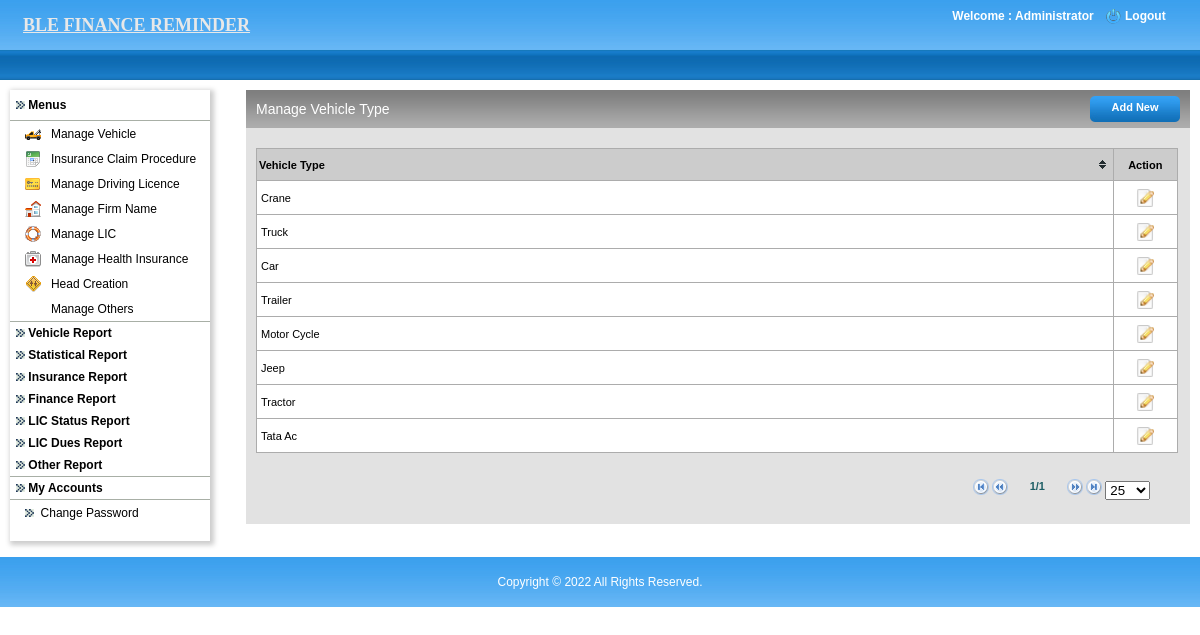
The page /admin/manage_vehicle_type.php (signed in) on the database its author committed.
### tables this page shows
CREATE TABLE IF NOT EXISTS `vehicle_types` (
  `id` bigint(11) NOT NULL AUTO_INCREMENT,
  `vtype` varchar(255) NOT NULL,
  PRIMARY KEY (`id`)
);

### includes/class.dbFunctions.php (called while the page is built, shortened)
<?php
class Dbfunctions extends Pagination
{
public $mysqli;
public function __construct()
{
	$localhost = "localhost";
	$username = "root";
	$password = "";
	$db = "ble_finance_latest";
	$this->mysqli = new mysqli($localhost,$username,$password,$db) or
		die('Oops connection error -> ' . mysqli_connect_error());
}
	function get_session(){
		if(isset($_SESSION['login'])){
			return $_SESSION['login'];
		}
	}
	function getDataFromTable($tblName, $fldName,  $optCondition){
		$defaultVal="";
		if(trim($optCondition) != ""){
			$condition = $optCondition ;
		}else{
			$condition = "";
		}
		$rs = $this->mysqli->query("select " . $fldName . " from " . $tblName . " where " . $condition);
		if( (!($rs)) || (!($rec=$rs->fetch_array(MYSQLI_BOTH)))){
			return $defaultVal;
		}else if(is_null($rec[0])){
			return $defaultVal;
		}else{
			return $rec[0];
		}
	}
	function countRows($tblName,$optCondition=""){
		if(trim($optCondition) != ""){
			$condition = " WHERE " . $optCondition;
		}else{
			$condition = "";
		}
		$sql="SELECT * FROM " . $tblName . $condition;
		$result = $this->mysqli->query($sql);
		if($result){
			$num=$result->num_rows;
			return $num;
		}
	}
	function fetch($tblName,$optCondition="",$optorder="",$optlimit="",$optorderType="ASC"){
		if(trim($optCondition) != ""){
			$condition = " WHERE " . $optCondition;
		}else{
			$condition = "";
		}
		if(trim($optlimit) != ""){
			$limit = " ".$optlimit;
		}else{
			$limit = "";
		}
		if(trim($optorder) != ""){
			$sql = "SELECT * FROM " . $tblName . $condition ." ORDER BY ". $optorder." ".$optorderType. $limit;
		}else{
			$sql = "SELECT * FROM " . $tblName . $condition. $limit;
		}
		$result = $this->mysqli->query($sql);
		while($row =$result->fetch_array(MYSQLI_BOTH)){
			$result_array[] = $row;
		}
		if(count($result_array)>0){
			return $result_array;
		}else{
			$default_val=array();
			return $default_val;
		}
	}
}
?>

### admin/manage_vehicle_type.php (the view, shortened to what this page needs)
<?php
include_once '../includes/class.dbFunctions.php';
$db = new Dbfunctions();
include 'application_top.php';
?>
<link href="css/style.css" rel="stylesheet" type="text/css" />
<body>
<table width="100%" border="0" cellspacing="0" cellpadding="0">
  <tr>
    <td align="center" valign="middle" ><?php include 'header.php'; ?></td>
  </tr>
  <tr>
    <td align="left" valign="top"><table width="100%" border="0" cellspacing="0" cellpadding="0">
      <tr>
        <td width="10">&nbsp;</td>
        <td align="left" valign="top"><table width="100%" border="0" cellspacing="0" cellpadding="0">
          <tr>
            <td height="10" colspan="3" align="left" valign="top"></td>
            </tr>
          <tr>
            <td width="226" align="left" valign="top" height="365"><?php include 'left.php';?></td>
            <td width="10">&nbsp;</td>
            <td align="left" valign="top">
			<table width="100%" border="0" cellspacing="0" cellpadding="0">
              <tr>
                <td align="left" valign="top"><table width="100%" border="0" cellspacing="0" cellpadding="0">
                    <tr>
                      <td width="10" align="left" valign="top"><img src="images/leftbox-bg.jpg" alt="leftboxbg" width="10" height="38" /></td>
                      <td class="midboxbg"><table width="100%" border="0" cellspacing="0" cellpadding="0">
                        <tr>
                          <td width="50%" align="left" valign="middle"><h2>Manage Vehicle Type</h2></td>
                          <td width="50%" align="right" valign="middle"><h2><a href="add_vehicle_type.php" class="linkButton">Add New </a></h2></td>
                        </tr>
                      </table></td>
                      <td width="10" align="right" valign="top"><img src="images/rightbox-bg.jpg" alt="rightboxbg" width="10" height="38" /></td>
                    </tr>
                </table></td>
              </tr>
              <tr>
                <td align="left" valign="top" bgcolor="#e2e2e2" height="320">
				<table width="100%" border="0" cellspacing="0" cellpadding="0">
                  <tr>
                    <td height="5" colspan="3"></td>
                  </tr>
                  <tr>
                    <td height="5" colspan="3"></td>
                    </tr>
                  <tr>
                    <td>&nbsp;</td>
                    <td align="center" valign="top">
					<table height="61" border="1" align="center" cellpadding="0" cellspacing="0" bordercolor="#ACACAC"  class="tablesorter" id="sort_table" width="100%">
                      <thead>
                        <tr>
                          <th height="27" align="left" valign="middle" class="fetch_headers"> Vehicle Type</th>
						  <th colspan="3" align="center" valign="middle" class="fetch_headers">Action</th>
                          </tr>
                      </thead>
                      <tbody>
                        <?php
						 $num=$db->countRows('vehicle_types');
						 foreach($db->fetch('vehicle_types') as $res) {
			             ?>
                        <tr bgcolor="<?=$color;?>"  onmouseover="this.style.backgroundColor='#E6E6E6'" onMouseOut="this.style.backgroundColor=''">
                          <td height="25" align="left" class="fetch_contents"><?php echo $res[vtype]; ?></td>
						   <td width="7%" align="center" bgcolor="<?=$color;?>" class="fetch_contents">
						   <a href="edit_vehicle_type.php?id=<?php echo $res[id];?>"  class="linktext">
						   <img src="images/edit.png" width="18" height="18" title="Edit"></a></td>
                        </tr>
                        <?php } ?>
                      </tbody>
                    </table>					</td>
                    <td>&nbsp;</td>
                  </tr>
                  <tr>
                    <td width="10">&nbsp;</td>
                    <td>&nbsp;</td>
                    <td width="12">&nbsp;</td>
                  </tr>
                  <tr>
                    <td>&nbsp;</td>
                    <td align="right">
					<table width="94%" border="0" cellpadding="0" cellspacing="0" align="center">
                      <tr>
                        <td width="76%" align="center">&nbsp;</td>
                        <td width="24%" >
						<?php if($num > 0) { ?>
						<form>
                          <div id="pager" class="pager" style="text-align:right; padding-top:10px;">
						  <img src="table_sorter/icons/first.png" alt="first" width="16" height="16" class="first"/>
						  <img src="table_sorter/icons/prev.png" alt="prev" width="16" height="16" class="prev"/>
                            <input name="text" type="text" class="pagedisplay trans" size="5" readonly=""/>
                            <img src="table_sorter/icons/next.png" width="16" height="16" class="next"/>
							<img src="table_sorter/icons/last.png" width="16" height="16" class="last"/>
                            <select name="select" class="pagesize">
                              <option selected="selected"  value="25">25</option>
                            </select>
                          </div>
                        </form>
						<?php } ?>
						</td>
                      </tr>
                    </table>
					</td>
                    <td>&nbsp;</td>
                  </tr>
                  <tr>
                    <td>&nbsp;</td>
                    <td>&nbsp;</td>
                    <td>&nbsp;</td>
                  </tr>
                </table>
                  </td>
              </tr>
              <tr>
                <td align="left" valign="top"><table width="100%" border="0" cellspacing="0" cellpadding="0">
                    <tr>
                      <td width="5" align="left" valign="top"><img src="images/bottom-left-box-bg.jpg" alt="bot_left_bg" width="5" height="5" /></td>
                      <td height="5" class="botmidboxbg"></td>
                      <td width="5"><img src="images/bot-right-box-bg.jpg" alt="bot_right" width="5" height="5" /></td>
                    </tr>
                </table></td>
              </tr>
            </table></td>
            </tr>
        </table></td>
        <td width="10">&nbsp;</td>
      </tr>
    </table></td>
  </tr>
  <tr>
    <td>&nbsp;</td>
  </tr>
  <tr>
    <td align="center"><?php include 'footer.php';?></td>
  </tr>
</table>
</body>
</html>

### admin/header.php (shortened to what this page needs)
<table width="100%" border="0" cellpadding="0" cellspacing="0" style="background: url(images/top_bg.jpg) repeat-x;">
  <tr>
    <td width="50%" height="50" align="left" valign="middle" style="padding-left:23px;">
    <a href="admin_home.php" class="style3" style="text-decoraon:none; font-size:18px;">BLE FINANCE REMINDER</a></td>
    <td width="50%" align="right" valign="top" style="padding-right:5px;">
	<?php
	if ($db->get_session())
	{
	$client_name=$db->getDataFromTable('admin', 'admin_name',  "id='$_SESSION[admin_id]'");
	?>
	<table width="250" border="0" cellspacing="0" cellpadding="0">
      <tr>
        <td height="8" colspan="3" align="center" valign="middle" class="logouttext"></td>
        </tr>
      <tr>
        <td width="156" align="center" valign="middle" class="logouttext">Welcome : <?php echo $client_name; ?> </td>
        <td width="24" align="center" valign="middle"><a href="logout.php"><img src="images/logout-icon.png" alt="logout_icon" width="15" height="15" border="0"/></a></td>
        <td width="70" align="left" valign="middle"><a href="logout.php" class="logouttext">Logout</a></td>
      </tr>
      <tr>
        <td height="10" colspan="3"></td>
      </tr>
      <tr>
        <td colspan="3" align="left" valign="top">&nbsp;</td>
      </tr>
    </table>
	<?php
	}
	?>	</td>
  </tr>
  <tr>
    <td colspan="2" align="left" valign="middle" class="greenborder" >&nbsp;</td>
  </tr>
</table>

### admin/css/stylesheet.css (style rules this page uses)
body { padding:0; margin:0; color:#555555; font:normal 12px/16px Arial, Helvetica, sans-serif; }
a img { border:none; }
.logouttext { font-family:Arial, Helvetica, sans-serif; font-size:12px; font-weight:bold; color:#ffffff; text-decoration:none; }
.fetch_headers { font-family:Arial, Helvetica, sans-serif; font-size: 12px; font-weight: bold; color:#ffffff; border-bottom:solid 1px #ACACAC; white-space:nowrap; padding-left:5px; background-color:#97D0FC; }
.fetch_contents { font-family:Arial, Helvetica, sans-serif; font-size: 12px; font-weight: normal; color:#000000; padding-left:5px; }
.linktext { font-family:Arial, Helvetica, sans-serif; font-size:12px; color:#4B7E7C; font-weight:bold; }
.trans { border:transparent; background:transparent; font-weight:bold; font-size:11px; text-align:center; margin-bottom:10px; vertical-align:top; color:#1D5E65; }
.linkButton { background:url(../images/btn.jpg) no-repeat; display:block; height:26px; width:90px; font-size: 11px; font-weight:bold; font-family:Arial; color:#ffffff; text-decoration:none; text-align:center; line-height:23px; cursor:pointer; }
.greenborder { background:url(../images/gr-bg.jpg) repeat-x; height:30px; }

### admin/tabcss/style.css (style rules this page uses)
body { margin-left: 0px; margin-top: 0px; margin-right: 0px; margin-bottom: 0px; }

### admin/tabcss/demos.css (style rules this page uses)
body { font-size: 12px; }
table { font-size: 1em; }
body { font-family: "Arial"; }

### admin/table_sorter/themes/blue/style.css (style rules this page uses)
table.tablesorter { font-family:arial; background-color: #CDCDCD; margin-top:10px; font-size: 12px; width:100%; border-collapse:collapse; text-align: left; }
table.tablesorter thead tr th, table.tablesorter tfoot tr th { background-color:#ccc; font-size: 11px; padding: 2px; font-weight:bold; color:#000; }
table.tablesorter thead tr .header { background-image: url(bg.gif); background-repeat: no-repeat; background-position: center right; cursor: pointer; }
table.tablesorter tbody td { color: #000000; padding: 4px; background-color: #FFF; vertical-align: middle; font-size:11px; }

### admin/css/style.css (style rules this page uses)
body { margin:0px;padding:0px;font-family:Arial, Helvetica, sans-serif;font-size:12px;color:#000000; }
a img { border:none; }
.logouttext { font-family:Arial, Helvetica, sans-serif;font-size:12px;font-weight:bold;color:#ffffff;text-decoration:none; }
.midboxbg { background:url(../images/midbox_bg.jpg) repeat-x; width:100%; }
.botmidboxbg { background:url(../images/bottom-mid-boxbg.jpg) repeat-x; width:100%; }
h2 { font-family:Arial, Helvetica, sans-serif;font-size:14px;font-weight:normal;color:#ffffff;padding:0px;margin:0px; }
.fetch_headers { font-family:Arial, Helvetica, sans-serif;font-size: 12px;font-weight: bold;color:#000000;border-bottom:solid 1px #ACACAC;white-space:nowrap;padding-left:5px; }
.linkButton { background:url(../images/btn.jpg) no-repeat; display:block;height:26px; width:90px;font-size: 11px;font-weight:bold; font-family:Arial;color:#000;text-decoration:none;text-align:center;line-height:23px;cursor:pointer; }

### rows shown on the page
vehicle_types: vtype "Crane"
vehicle_types: vtype "Truck"
vehicle_types: vtype "Car"
vehicle_types: vtype "Trailer"
vehicle_types: vtype "Motor Cycle"
vehicle_types: vtype "Jeep"
vehicle_types: vtype "Tractor"
vehicle_types: vtype "Tata Ac"

### other values the page prints
$client_name "Administrator"
